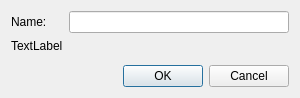
<?xml version="1.0" encoding="UTF-8"?>
<ui version="4.0">
 <class>GridAttributeEditNameAndValueDialog</class>
 <widget class="QDialog" name="GridAttributeEditNameAndValueDialog">
  <property name="geometry">
   <rect>
    <x>0</x>
    <y>0</y>
    <width>300</width>
    <height>98</height>
   </rect>
  </property>
  <property name="windowTitle">
   <string>Dialog</string>
  </property>
  <layout class="QVBoxLayout" name="verticalLayout">
   <item>
    <layout class="QGridLayout" name="gridLayout">
     <item row="0" column="0">
      <widget class="QLabel" name="nameLabel">
       <property name="text">
        <string>Name:</string>
       </property>
      </widget>
     </item>
     <item row="0" column="1">
      <widget class="QLineEdit" name="nameEdit"/>
     </item>
     <item row="1" column="0">
      <widget class="QLabel" name="conditionLabel">
       <property name="text">
        <string>TextLabel</string>
       </property>
      </widget>
     </item>
     <item row="1" column="1">
      <widget class="GridAttributeEditWidgetContainer" name="widget" native="true"/>
     </item>
    </layout>
   </item>
   <item>
    <spacer name="verticalSpacer">
     <property name="orientation">
      <enum>Qt::Vertical</enum>
     </property>
     <property name="sizeHint" stdset="0">
      <size>
       <width>20</width>
       <height>2</height>
      </size>
     </property>
    </spacer>
   </item>
   <item>
    <widget class="QDialogButtonBox" name="buttonBox">
     <property name="orientation">
      <enum>Qt::Horizontal</enum>
     </property>
     <property name="standardButtons">
      <set>QDialogButtonBox::Cancel|QDialogButtonBox::Ok</set>
     </property>
    </widget>
   </item>
  </layout>
 </widget>
 <customwidgets>
  <customwidget>
   <class>GridAttributeEditWidgetContainer</class>
   <extends>QWidget</extends>
   <header>pre/gridcond/base/gridattributeeditwidgetcontainer.h</header>
   <container>1</container>
  </customwidget>
 </customwidgets>
 <resources/>
 <connections>
  <connection>
   <sender>buttonBox</sender>
   <signal>accepted()</signal>
   <receiver>GridAttributeEditNameAndValueDialog</receiver>
   <slot>accept()</slot>
   <hints>
    <hint type="sourcelabel">
     <x>110</x>
     <y>236</y>
    </hint>
    <hint type="destinationlabel">
     <x>116</x>
     <y>278</y>
    </hint>
   </hints>
  </connection>
  <connection>
   <sender>buttonBox</sender>
   <signal>rejected()</signal>
   <receiver>GridAttributeEditNameAndValueDialog</receiver>
   <slot>reject()</slot>
   <hints>
    <hint type="sourcelabel">
     <x>155</x>
     <y>245</y>
    </hint>
    <hint type="destinationlabel">
     <x>189</x>
     <y>283</y>
    </hint>
   </hints>
  </connection>
 </connections>
</ui>
